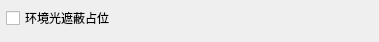
<?xml version="1.0" encoding="UTF-8"?>
<ui version="4.0">
 <class>Form</class>
 <widget class="QWidget" name="Form">
  <property name="geometry">
   <rect>
    <x>0</x>
    <y>0</y>
    <width>379</width>
    <height>42</height>
   </rect>
  </property>
  <property name="sizePolicy">
   <sizepolicy hsizetype="Expanding" vsizetype="Minimum">
    <horstretch>0</horstretch>
    <verstretch>0</verstretch>
   </sizepolicy>
  </property>
  <property name="minimumSize">
   <size>
    <width>200</width>
    <height>0</height>
   </size>
  </property>
  <property name="maximumSize">
   <size>
    <width>1000</width>
    <height>200</height>
   </size>
  </property>
  <property name="baseSize">
   <size>
    <width>0</width>
    <height>40</height>
   </size>
  </property>
  <property name="contextMenuPolicy">
   <enum>Qt::NoContextMenu</enum>
  </property>
  <property name="windowTitle">
   <string>窗体</string>
  </property>
  <property name="toolTip">
   <string>启用后，参考网格仅投射环境光遮蔽阴影，且在烘焙其他贴图（如法线、位移等）时不会被纳入考虑。</string>
  </property>
  <property name="styleSheet">
   <string notr="true"/>
  </property>
  <layout class="QVBoxLayout" name="verticalLayout">
   <property name="spacing">
    <number>2</number>
   </property>
   <property name="leftMargin">
    <number>6</number>
   </property>
   <property name="topMargin">
    <number>6</number>
   </property>
   <property name="rightMargin">
    <number>6</number>
   </property>
   <property name="bottomMargin">
    <number>6</number>
   </property>
   <item>
    <layout class="QHBoxLayout" name="horizontalLayout">
     <property name="spacing">
      <number>6</number>
     </property>
     <property name="topMargin">
      <number>0</number>
     </property>
     <item>
      <widget class="QCheckBox" name="bake_ao_dummy">
       <property name="toolTip">
        <string>显示参考网格轮廓</string>
       </property>
       <property name="statusTip">
        <string>显示参考网格轮廓</string>
       </property>
       <property name="text">
        <string>环境光遮蔽占位</string>
       </property>
       <property name="undo" stdset="0">
        <string>undo</string>
       </property>
      </widget>
     </item>
     <item>
      <spacer name="horizontalSpacer">
       <property name="orientation">
        <enum>Qt::Horizontal</enum>
       </property>
       <property name="sizeHint" stdset="0">
        <size>
         <width>40</width>
         <height>20</height>
        </size>
       </property>
      </spacer>
     </item>
    </layout>
   </item>
   <item>
    <spacer name="verticalSpacer">
     <property name="orientation">
      <enum>Qt::Vertical</enum>
     </property>
     <property name="sizeHint" stdset="0">
      <size>
       <width>10</width>
       <height>4</height>
      </size>
     </property>
    </spacer>
   </item>
  </layout>
 </widget>
 <resources/>
 <connections/>
</ui>
